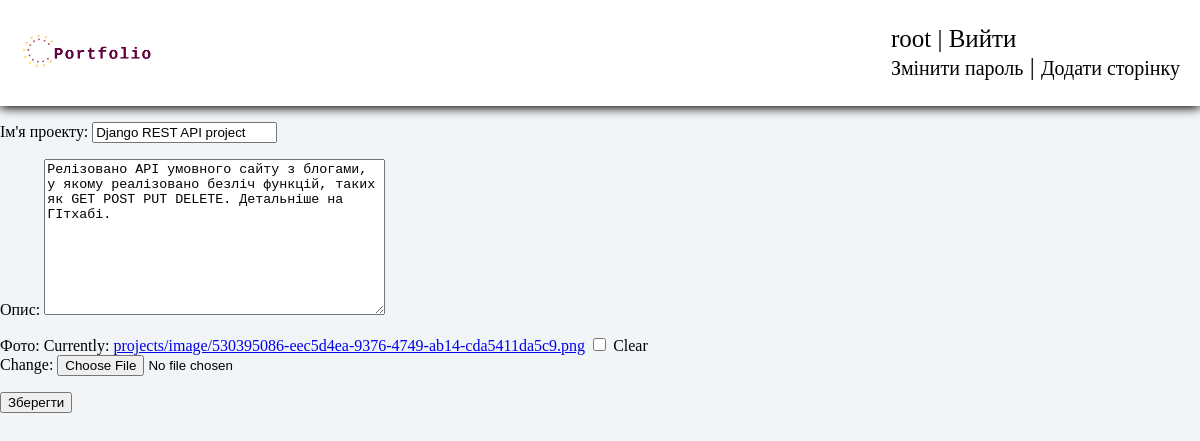
Page /changeproject/12/ (signed in) on the committed database.
### user/models.py (models this page shows)
class User(AbstractUser):
    username = models.CharField(max_length=150, unique=True)
    password = models.CharField(max_length=128)
    email = models.EmailField(max_length=255, unique=True)
    role = models.CharField(max_length=150)
    firstname = models.CharField(max_length=255, blank=True)
    lastname= models.CharField(max_length=255, blank=True)

### project/models.py (models this page shows, shortened)
class ModelForProjects(models.Model):
    title = models.CharField(max_length=155, verbose_name='Ім\'я проекту')
    description = models.TextField(verbose_name="Опис")
    image = models.ImageField(upload_to="projects/image", verbose_name="Фото", blank=True)
    url = models.URLField(max_length=255)

### project/views.py (the view)
# urls.py: path('changeproject/<int:pk>/', changeProject, name='changeProject'),
def changeProject(request, pk):
    if not request.user.is_authenticated:
            raise Http404
    if request.user.role != 'admin':
        raise Http404
    p = get_object_or_404(ModelForProjects, id=pk)
    if request.method == 'POST':
        form = ChangeProject(request.POST, instance=p)
        if(form.is_valid()):
            form.save()
            return redirect('project')
    else:
        form = ChangeProject(instance=p)
    returnUrl = "changeproject/" + str(pk) + "/"
    return render(request, 'control/control.html', {'form': form, 'post': p, 'addurl': 'addproject', 'returnUrl': returnUrl})

### project/static/project/forms.py
class ChangeProject(forms.ModelForm):
    class Meta:
        model = ModelForProjects
        fields = ['title', 'description', 'image']

### user/templates/control/control.html (shortened to what this page needs)
{% extends 'base/base.html' %}
{% load static %}
{% block content %}
<form method="post" enctype="multipart/form-data">
    {{ form.as_p }}
    <button type="submit">Зберегти</button>
</form>
{% endblock %}

### user/templates/base/base.html (shortened to what this page needs)
{% load static %}
<!DOCTYPE html>
<html lang="en">
<head>
    <link rel="stylesheet" href="{% static 'projects/css/index.css' %}">
</head>
<body>
{% block mainmenu %}
<div class="header_menu">
    <div>
        <a href="{% url 'about' %}">
              <img src="{% static 'projects/header/kbnr1.png' %}" alt="KBNR">
        </a>
    </div>
    <ul class="header_auth">
        {% if request.user.is_authenticated %}
            <span>{{user.username}}</span> | <a href="{% url 'logout' %}">Вийти</a><br>
            <a href="{% url 'change' %}" class="change">Змінити пароль</a>
            {% if user.role == 'admin' %}
                | <a href="{% url addurl %}" class="addpage">Додати сторінку</a>
            {% endif %}
        {% else %}
            <a href="{% url 'register' %}">Реєстрація</a> | <a href="{% url 'login' %}">Ввійти</a>
        {% endif %}
    </ul>
</div>
{% endblock mainmenu %}
{% block content %}
{% endblock %}
</body>
</html>

### user/static/projects/css/index.css (style rules this page uses)
body { padding: 0px; margin: 0px; background-color: #f2f5f7; }
.header_menu { display: flex; justify-content: space-between; background-color: white; padding: 0; align-items: center; box-shadow: 0 2px 10px 0 black; }
.header_auth { font-size: 25px; margin-right: 20px; }
.header_auth a, .header_auth span { text-decoration: none; color:black; }
.header_menu div { margin-left: 15px; }
.header_menu a img { height: 50px; }
.header_menu div { display: flex; flex-direction: row; align-items: center; }
.change, .addpage { font-size:20px; }

### rows in the picture
User: username "root"
ModelForProjects: title "Django REST API project", description "Релізовано API умовного сайту з блогами, у якому реалізовано безліч функцій, таких як GET POST PUT DELETE. Детальніше на ГІтхабі."
